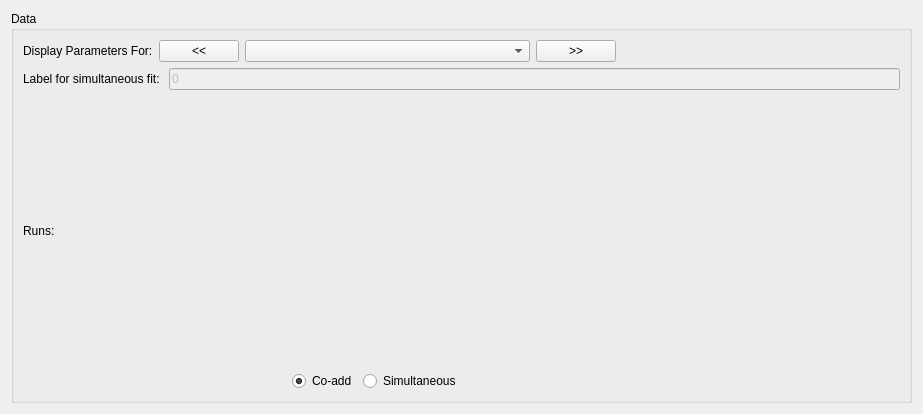
<?xml version="1.0" encoding="UTF-8"?>
<ui version="4.0">
 <class>MuonFitDataSelector</class>
 <widget class="QWidget" name="MuonFitDataSelector">
  <property name="geometry">
   <rect>
    <x>0</x>
    <y>0</y>
    <width>923</width>
    <height>414</height>
   </rect>
  </property>
  <property name="windowTitle">
   <string>MuonFitDataSelector</string>
  </property>
  <layout class="QGridLayout" name="gridLayoutAll">
   <item row="0" column="0">
    <widget class="QGroupBox" name="groupBoxDataSelector">
     <property name="title">
      <string>Data</string>
     </property>
     <layout class="QVBoxLayout" name="verticalLayout">
      <item>
       <layout class="QHBoxLayout" name="horizontalLayoutDataset">
        <item>
         <widget class="QLabel" name="label">
          <property name="text">
           <string>Display Parameters For:</string>
          </property>
         </widget>
        </item>
        <item>
         <widget class="QPushButton" name="btnPrevDataset">
          <property name="sizePolicy">
           <sizepolicy hsizetype="Preferred" vsizetype="Fixed">
            <horstretch>0</horstretch>
            <verstretch>0</verstretch>
           </sizepolicy>
          </property>
          <property name="text">
           <string>&lt;&lt;</string>
          </property>
         </widget>
        </item>
        <item>
         <widget class="QComboBox" name="cbDataset">
          <property name="sizePolicy">
           <sizepolicy hsizetype="Expanding" vsizetype="Fixed">
            <horstretch>0</horstretch>
            <verstretch>0</verstretch>
           </sizepolicy>
          </property>
          <property name="sizeAdjustPolicy">
           <enum>QComboBox::AdjustToContents</enum>
          </property>
         </widget>
        </item>
        <item>
         <widget class="QPushButton" name="btnNextDataset">
          <property name="sizePolicy">
           <sizepolicy hsizetype="Preferred" vsizetype="Fixed">
            <horstretch>0</horstretch>
            <verstretch>0</verstretch>
           </sizepolicy>
          </property>
          <property name="text">
           <string>&gt;&gt;</string>
          </property>
         </widget>
        </item>
        <item>
         <spacer name="horizontalSpacerDatasetRight">
          <property name="orientation">
           <enum>Qt::Horizontal</enum>
          </property>
          <property name="sizeHint" stdset="0">
           <size>
            <width>30</width>
            <height>20</height>
           </size>
          </property>
         </spacer>
        </item>
       </layout>
      </item>
      <item>
       <layout class="QHBoxLayout" name="horizontalLayoutLabel">
        <item>
         <widget class="QLabel" name="lblSimFitLabel">
          <property name="text">
           <string>Label for simultaneous fit: </string>
          </property>
         </widget>
        </item>
        <item>
         <widget class="QLineEdit" name="txtSimFitLabel">
          <property name="enabled">
           <bool>false</bool>
          </property>
          <property name="text">
           <string>0</string>
          </property>
         </widget>
        </item>
       </layout>
      </item>
      <item>
       <layout class="QHBoxLayout" name="horizontalLayoutData">
        <item>
         <layout class="QHBoxLayout" name="horizontalLayout">
          <item>
           <layout class="QHBoxLayout" name="horizontalLayout_2">
            <item>
             <layout class="QHBoxLayout" name="horizontalLayoutRuns">
              <item>
               <widget class="QLabel" name="lblRuns">
                <property name="text">
                 <string>Runs:</string>
                </property>
               </widget>
              </item>
              <item>
               <widget class="MantidQt::API::FileFinderWidget" name="runs" native="true">
                <property name="sizePolicy">
                 <sizepolicy hsizetype="Expanding" vsizetype="Preferred">
                  <horstretch>0</horstretch>
                  <verstretch>0</verstretch>
                 </sizepolicy>
                </property>
                <property name="label" stdset="0">
                 <string/>
                </property>
                <property name="multipleFiles" stdset="0">
                 <bool>true</bool>
                </property>
                <property name="findRunFiles" stdset="0">
                 <bool>true</bool>
                </property>
               </widget>
              </item>
             </layout>
            </item>
           </layout>
          </item>
         </layout>
        </item>
       </layout>
      </item>
      <item>
       <layout class="QHBoxLayout" name="horizontalLayout_4">
        <item>
         <layout class="QHBoxLayout" name="horizontalLayoutRadioButtons">
          <item>
           <spacer name="horizontalSpacer_2">
            <property name="orientation">
             <enum>Qt::Horizontal</enum>
            </property>
            <property name="sizeHint" stdset="0">
             <size>
              <width>40</width>
              <height>20</height>
             </size>
            </property>
           </spacer>
          </item>
          <item>
           <widget class="QRadioButton" name="rbCoAdd">
            <property name="text">
             <string>Co-add</string>
            </property>
            <property name="checked">
             <bool>true</bool>
            </property>
           </widget>
          </item>
          <item>
           <widget class="QRadioButton" name="rbSimultaneous">
            <property name="sizePolicy">
             <sizepolicy hsizetype="MinimumExpanding" vsizetype="Fixed">
              <horstretch>0</horstretch>
              <verstretch>0</verstretch>
             </sizepolicy>
            </property>
            <property name="minimumSize">
             <size>
              <width>0</width>
              <height>0</height>
             </size>
            </property>
            <property name="text">
             <string>Simultaneous</string>
            </property>
           </widget>
          </item>
          <item>
           <spacer name="horizontalSpacer">
            <property name="orientation">
             <enum>Qt::Horizontal</enum>
            </property>
            <property name="sizeHint" stdset="0">
             <size>
              <width>40</width>
              <height>20</height>
             </size>
            </property>
           </spacer>
          </item>
         </layout>
        </item>
       </layout>
      </item>
     </layout>
    </widget>
   </item>
  </layout>
 </widget>
 <customwidgets>
  <customwidget>
   <class>MantidQt::API::FileFinderWidget</class>
   <extends>QWidget</extends>
   <header>MantidQtWidgets/Common/FileFinderWidget.h</header>
  </customwidget>
 </customwidgets>
 <resources/>
 <connections/>
</ui>
